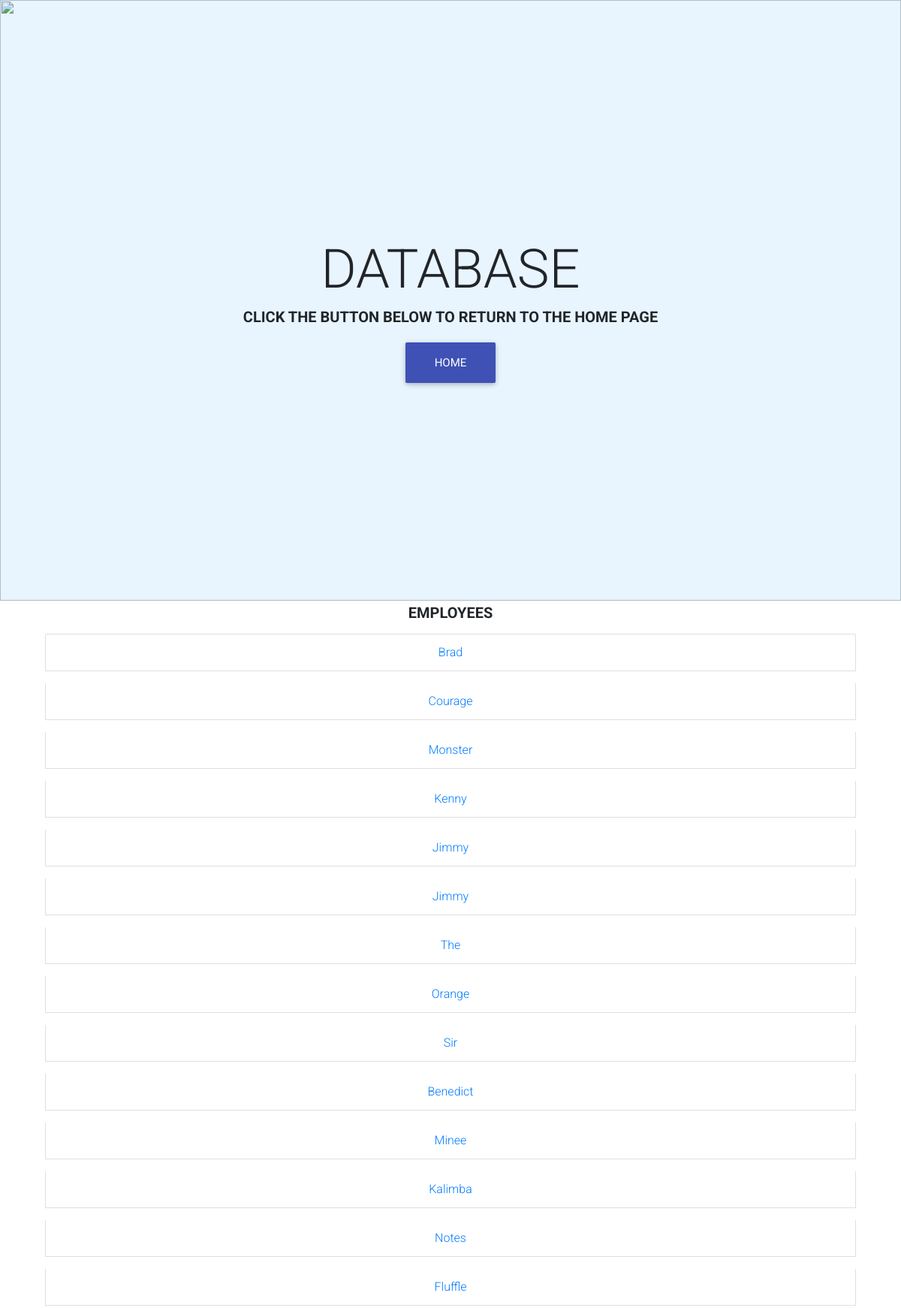
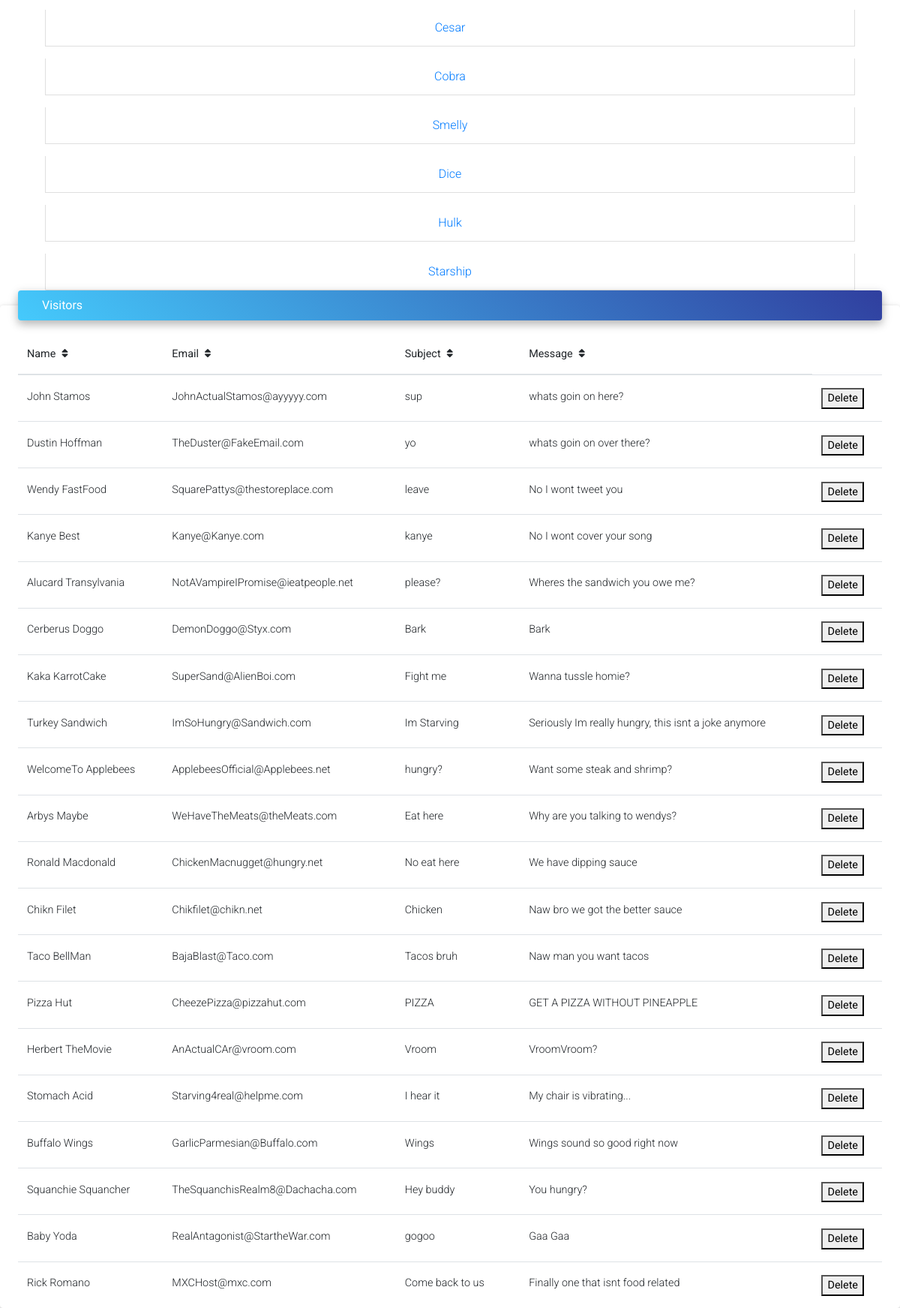
The app's page /admin.php with its own data (2 pictures, top to bottom).
### tables this page shows
CREATE TABLE `minions` (
  `employeeID` int(11) NOT NULL,
  `first_name` varchar(255) NOT NULL,
  `last_name` varchar(255) NOT NULL
);

CREATE TABLE `visitor` (
  `visitor_id` int(11) NOT NULL,
  `visitor_name` varchar(255) NOT NULL,
  `visitor_email` varchar(255) NOT NULL,
  `visitor_sub` varchar(255) NOT NULL,
  `visitor_msg` varchar(255) NOT NULL,
  `visit_date` datetime NOT NULL,
  `employeeID` int(11) NOT NULL
);

### admin.php (the view, shortened to what this page needs)
<?php
require_once('database.php');
if (!isset($employeeID)) {
    $employeeID = filter_input(INPUT_GET, 'employeeID',
            FILTER_VALIDATE_INT);
    if ($employeeID == NULL || $employeeID == FALSE) {
        $employeeID = 1;
    }
}
$query = 'SELECT * FROM minions
                       ORDER BY employeeID';
$statement = $db->prepare($query);
$statement->execute();
$employees = $statement->fetchAll();
$queryVisitors = 'SELECT * FROM visitor
                  WHERE employeeID = :employeeID
                  ORDER BY visitor_id';
$statement3 = $db->prepare($queryVisitors);
$statement3->bindValue(':employeeID', $employeeID);
$statement3->execute();
$visitors = $statement3->fetchAll();
?>
<!DOCTYPE html>
<html lang="en">
<head>
  <link rel="stylesheet" href="https://use.fontawesome.com/releases/v5.11.2/css/all.css">
  <link href="css/bootstrap.min.css" rel="stylesheet">
  <link href="css/mdb-pro.min.css" rel="stylesheet">
  <link href="css/style.css" rel="stylesheet">
  <link rel="stylesheet" href="css/scroll.css">
</head>
<body class="black-skin">
<main>
  <div class="view jarallax" style="height: 100vh;">
    <img class="jarallax-img" src="https://mdbootstrap.com/img/Photos/Others/img%20%2844%29.jpg" alt="">
    <div class="mask rgba-blue-slight">
      <div class="container flex-center text-center">
        <div class="row mt-5">
          <div class="col-md-12 wow fadeIn mb-3">
            <h1 class="display-3 mb-2 wow fadeInDown" data-wow-delay="0.3s">DATABASE</h1>
            <h5 class="text-uppercase mb-3 mt-1 font-weight-bold wow fadeIn" data-wow-delay="0.4s">CLICK THE BUTTON BELOW TO RETURN TO THE HOME PAGE</h5>
             <a class="btn btn-indigo btn-lg wow fadeIn smooth-scroll" data-wow-delay="0.4s" href="index.html">Home</a>
          </div>
                     </div>
        </div>
          </div>
          </div>
    <div class="container flex-center text-center">
            <div class="container" flex-center text-center>
        <h5 class="text-uppercase mb-3 mt-1 font-weight-bold wow fadeIn">Employees</h5>
        <nav>
        <ul class="list-group">
            <?php foreach ($employees as $employee) : ?>
            <li class="list-group-item"><a href=".?employeeID=<?php echo $employee['employeeID']; ?>">
                    <?php echo $employee['first_name']; ?>
                </a>
            </li>
            <?php endforeach; ?>
        </ul>
            </div>
        </div>
<div class="card card-cascade narrower">
  <div
    class="view view-cascade gradient-card-header blue-gradient narrower py-2 mx-4 mb-3 d-flex justify-content-between align-items-center">
    <a href="" class="white-text mx-3">Visitors</a>
  </div>
  <div class="px-4">
    <div class="table-wrapper">
      <table class="table table-hover mb-0">
        <thead>
          <tr>
            <th class="th-lg">
              <a>Name
                <i class="fas fa-sort ml-1"></i>
              </a>
            </th>
            <th class="th-lg">
              <a href="">Email
                <i class="fas fa-sort ml-1"></i>
              </a>
            </th>
            <th class="th-lg">
              <a href="">Subject
                <i class="fas fa-sort ml-1"></i>
              </a>
            </th>
            <th class="th-lg">
              <a href="">Message
                <i class="fas fa-sort ml-1"></i>
              </a>
          </tr>
        </thead>
            <?php foreach ($visitors as $visitor) : ?>
            <tr>
                <td><?php echo $visitor['visitor_name']; ?></td>
                <td><?php echo $visitor['visitor_email']; ?></td>
                <td><?php echo $visitor['visitor_sub']; ?></td>
                <td><?php echo $visitor['visitor_msg']; ?></td>
                <td><form action="delete_visitor.php" method="post">
                    <input type="submit" value="Delete">
                </form></td>
            </tr>
            <?php endforeach; ?>
        </table>
        </div>
      </div>
    </div>
</main>
</body>
</html>

### records on screen
minions: first_name "Brad"
minions: first_name "Courage"
minions: first_name "Monster"
minions: first_name "Kenny"
minions: first_name "Jimmy"
minions: first_name "Jimmy"
minions: first_name "The"
minions: first_name "Orange"
minions: first_name "Sir"
minions: first_name "Benedict"
minions: first_name "Minee"
minions: first_name "Kalimba"
minions: first_name "Notes"
minions: first_name "Fluffle"
minions: first_name "Cesar"
minions: first_name "Cobra"
minions: first_name "Smelly"
minions: first_name "Dice"
minions: first_name "Hulk"
minions: first_name "Starship"
visitor: visitor_name "John Stamos", visitor_email "JohnActualStamos@ayyyyy.com", visitor_sub "sup", visitor_msg "whats goin on here?"
visitor: visitor_name "Dustin Hoffman", visitor_email "TheDuster@FakeEmail.com", visitor_sub "yo", visitor_msg "whats goin on over there?"
visitor: visitor_name "Wendy FastFood", visitor_email "SquarePattys@thestoreplace.com", visitor_sub "leave", visitor_msg "No I wont tweet you"
visitor: visitor_name "Kanye Best", visitor_email "Kanye@Kanye.com", visitor_sub "kanye", visitor_msg "No I wont cover your song"
visitor: visitor_name "Alucard Transylvania", visitor_email "NotAVampireIPromise@ieatpeople.net", visitor_sub "please?", visitor_msg "Wheres the sandwich you owe me?"
visitor: visitor_name "Cerberus Doggo", visitor_email "DemonDoggo@Styx.com", visitor_sub "Bark", visitor_msg "Bark"
visitor: visitor_name "Kaka KarrotCake", visitor_email "SuperSand@AlienBoi.com", visitor_sub "Fight me", visitor_msg "Wanna tussle homie?"
visitor: visitor_name "Turkey Sandwich", visitor_email "ImSoHungry@Sandwich.com", visitor_sub "Im Starving", visitor_msg "Seriously Im really hungry, this isnt a joke anymore"
visitor: visitor_name "WelcomeTo Applebees", visitor_email "ApplebeesOfficial@Applebees.net", visitor_sub "hungry?", visitor_msg "Want some steak and shrimp?"
visitor: visitor_name "Arbys Maybe", visitor_email "WeHaveTheMeats@theMeats.com", visitor_sub "Eat here", visitor_msg "Why are you talking to wendys?"
visitor: visitor_name "Ronald Macdonald", visitor_email "ChickenMacnugget@hungry.net", visitor_sub "No eat here", visitor_msg "We have dipping sauce"
visitor: visitor_name "Chikn Filet", visitor_email "Chikfilet@chikn.net", visitor_sub "Chicken", visitor_msg "Naw bro we got the better sauce"
visitor: visitor_name "Taco BellMan", visitor_email "BajaBlast@Taco.com", visitor_sub "Tacos bruh", visitor_msg "Naw man you want tacos"
visitor: visitor_name "Pizza Hut", visitor_email "CheezePizza@pizzahut.com", visitor_sub "PIZZA", visitor_msg "GET A PIZZA WITHOUT PINEAPPLE"
visitor: visitor_name "Herbert TheMovie", visitor_email "AnActualCAr@vroom.com", visitor_sub "Vroom", visitor_msg "VroomVroom?"
visitor: visitor_name "Stomach Acid", visitor_email "Starving4real@helpme.com", visitor_sub "I hear it", visitor_msg "My chair is vibrating..."
visitor: visitor_name "Buffalo Wings", visitor_email "GarlicParmesian@Buffalo.com", visitor_sub "Wings", visitor_msg "Wings sound so good right now"
visitor: visitor_name "Squanchie Squancher", visitor_email "TheSquanchisRealm8@Dachacha.com", visitor_sub "Hey buddy", visitor_msg "You hungry?"
visitor: visitor_name "Baby Yoda", visitor_email "RealAntagonist@StartheWar.com", visitor_sub "gogoo", visitor_msg "Gaa Gaa"
visitor: visitor_name "Rick Romano", visitor_email "MXCHost@mxc.com", visitor_sub "Come back to us", visitor_msg "Finally one that isnt food related"
